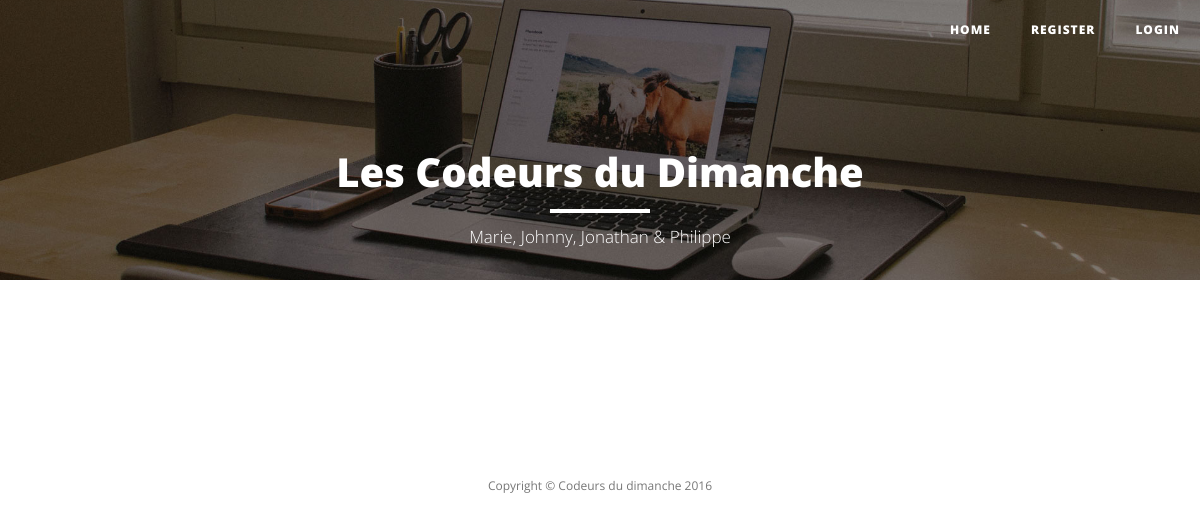
The app's page /, older data.
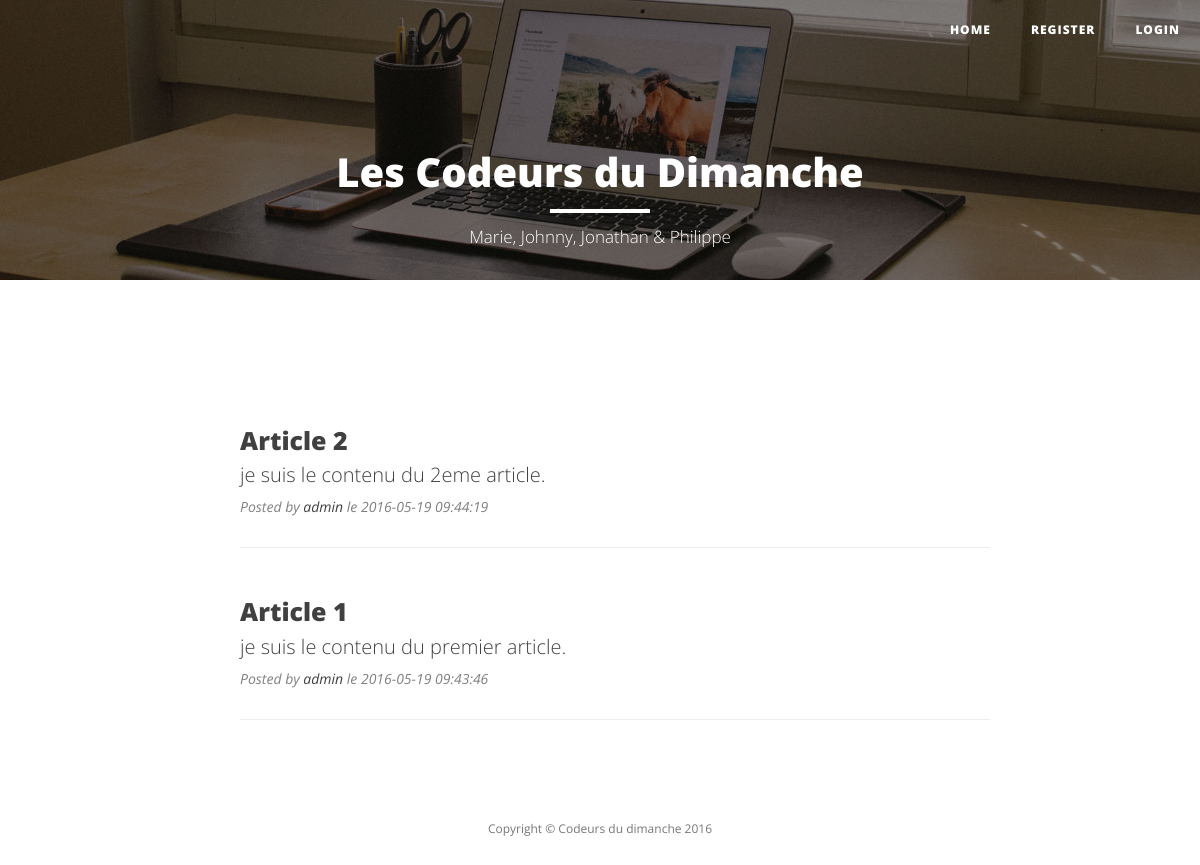
The same page, newer data.
### tables this page shows
CREATE TABLE IF NOT EXISTS `articles` (
  `id` int(10) unsigned NOT NULL AUTO_INCREMENT,
  `titre` varchar(255) NOT NULL,
  `contenu` varchar(1023) NOT NULL,
  `date` timestamp NOT NULL DEFAULT CURRENT_TIMESTAMP,
  `auteur` int(11) NOT NULL,
  PRIMARY KEY (`id`)
);

CREATE TABLE IF NOT EXISTS `users` (
  `id` int(10) unsigned NOT NULL AUTO_INCREMENT,
  `login` varchar(15) NOT NULL,
  `email` varchar(63) NOT NULL,
  `password` varchar(255) NOT NULL,
  `date` timestamp NOT NULL DEFAULT CURRENT_TIMESTAMP,
  `role` tinyint(1) NOT NULL DEFAULT '0',
  PRIMARY KEY (`id`)
);

### apps/skel.php (called while the page is built)
<?php
require('views/skel.phtml');
?>

### index.php (called while the page is built, shortened)
<?php
require('apps/skel.php');
?>

### apps/content.php (called while the page is built, shortened)
<?php
require('views/content.phtml');
?>

### apps/footer.php (called while the page is built)
<?php
require('views/footer.phtml');
?>

### views/home.phtml (the view)
<div class="container">
    <div class="row">
        <div class="col-lg-8 col-lg-offset-2 col-md-10 col-md-offset-1">
            <div class="post-preview">
                <a href="index.php?page=article&id=<?=$id?>">
                    <h2 class="post-title">
                        <?=$titre?>
                    </h2>
                    <h3 class="post-subtitle">
                        <?=$contenu?>
                    </h3>
                </a>
                <p class="post-meta">Posted by <a href="index.php?page=profile&id=<?=$id_auteur?>"><?=$auteur?></a> le <?=$date?></p>
            </div>
            <hr>
        </div>
    </div>
</div>

### views/skel.phtml (shortened to what this page needs)
<!DOCTYPE html>
<html lang="en">
<head>
    <link href="./public/css/style_single.css" rel="stylesheet">
    <link href="./public/css/bootstrap.min.css" rel="stylesheet">
    <link href="./public/css/clean-blog.min.css" rel="stylesheet">
    <link href="http://maxcdn.bootstrapcdn.com/font-awesome/4.1.0/css/font-awesome.min.css" rel="stylesheet" type="text/css">
    <link href="./public/css/style.css" rel="stylesheet">
</head>
<body>
	<body>
		<?php require('apps/header.php'); ?>
		<?php require('apps/content.php'); ?>
		<?php require('apps/footer.php'); ?>
	</body>
</html>

### apps/header.php
<?php
if (isset($_SESSION['login']))
	require('views/header_in.phtml');
else
	require('views/header.phtml');
?>

### views/header.phtml (shortened to what this page needs)
<header class="intro-header img_bkg" style="background-image: url('./public/images/home-bg.jpg')">
    <div class="container">
        <div class="row">
            <div class="col-lg-8 col-lg-offset-2 col-md-10 col-md-offset-1">
                <div class="site-heading">
                    <h1>Les Codeurs du Dimanche</h1>
                    <hr class="small">
                    <span class="subheading">Marie, Johnny, Jonathan & Philippe </span>
                </div>
            </div>
        </div>
    </div>
</header>
<nav class="navbar navbar-default navbar-custom navbar-fixed-top">
    <div class="container-fluid">
        <div class="collapse navbar-collapse" id="bs-example-navbar-collapse-1">
            <ul class="nav navbar-nav navbar-right">
                <li>
                    <a href="index.php?page=home">Home</a>
                </li>
                <li>
                    <a href="index.php?page=register">Register</a>
                </li>
                <li>
                    <a href="index.php?page=login">Login</a>
                </li>
            </ul>
        </div>
    </div>
</nav>

### views/content.phtml
<div class="container">
	<?php require('apps/'.$page.'.php'); ?>
</div>

### views/footer.phtml
<footer>
    <div class="container">
        <div class="row">
            <div class="col-lg-8 col-lg-offset-2 col-md-10 col-md-offset-1">
                <p class="copyright text-muted">Copyright &copy; Codeurs du dimanche 2016</p>
            </div>
        </div>
    </div>
</footer>

### apps/home.php
<?php
$query = 'SELECT users.id AS auteur_id, articles.id AS article_id, articles.titre, articles.contenu, articles.date, articles.auteur, users.login FROM articles
INNER JOIN users ON articles.auteur=users.id ORDER BY articles.date DESC';
$res = mysqli_query($link, $query);
	while ($ligne = mysqli_fetch_assoc($res))
	{
		$id = $ligne['article_id'];
		$titre = $ligne['titre'];
		$contenu = $ligne['contenu'];
		$date = $ligne['date'];
		$auteur = $ligne['login'];
		$id_auteur = $ligne['auteur_id'];
		require('views/home.phtml');
	}
?>

### public/css/style_single.css (style rules this page uses)
* { font-family: 'Open Sans', 'Helvetica Neue', Helvetica, Arial, sans-serif; }

### public/css/style.css (style rules this page uses)
.img_bkg { max-height: 280px; margin-bottom: 0; }
h3 { font-size: 20px; }

Row changes from the older to the newer data that the page shows:
added articles: titre "Article 2", contenu "je suis le contenu du 2eme article.", users.login "admin", date "2016-05-19 09:44:19"
added articles: titre "Article 1", contenu "je suis le contenu du premier article.", users.login "admin", date "2016-05-19 09:43:46"
